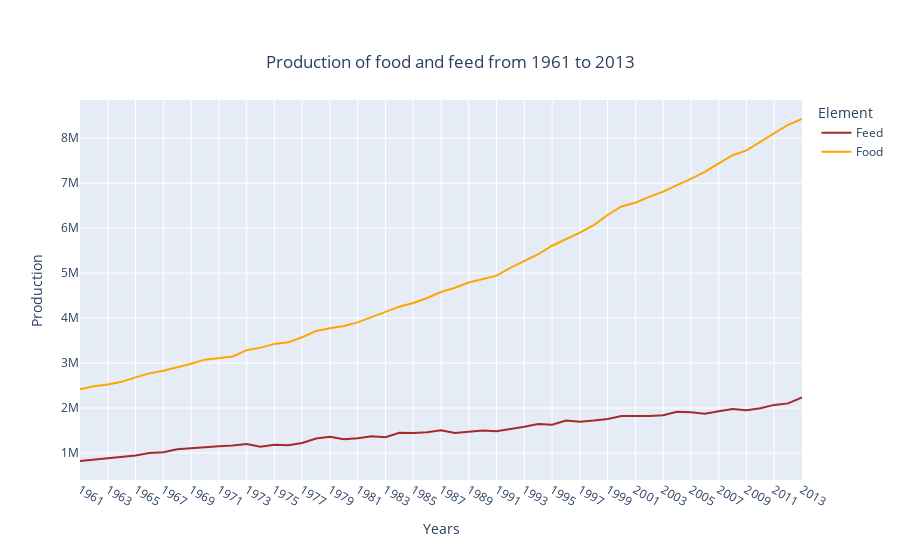

The notebook cell this image was saved under:
### Markdown cell above
Come prevedibile, gli elementi che riguardano il cibo *sono molto più presenti* di quelli che riguardano i mangimi nel dataset della produzione. 

Questo significa che nel tempo è stato prodotto molto più cibo che mangime?

### Code cell
# Raggruppo tutti gli elementi di cibi e mangimi e sommo i valori di produzione di ogni anno
food_feed_prod = df_prod.groupby(['Element', 'Years'])['Production'].sum().reset_index()

fig = px.line(
    food_feed_prod, 
    x="Years",
    y="Production", 
    color='Element',
    color_discrete_sequence=['brown', 'orange'], 
    title='Production of food and feed from 1961 to 2013')

fig.update_layout(
    title_x = 0.5,
    title_y = 0.9,
    title_xanchor='center',
    title_yanchor='top',
    showlegend= True,
    legend_itemclick=False)

fig.show()

### Figure 1 — Plotly figure (JSON) as saved in the notebook; plotly's stock layout.template omitted (floating-point values rounded to 4 significant figures)
{"data": [{"hovertemplate": "Element=Feed<br>Years=%{x}<br>Production=%{y}<extra></extra>", "legendgroup": "Feed", "line": {"color": "brown", "dash": "solid"}, "marker": {"symbol": "circle"}, "mode": "lines", "name": "Feed", "orientation": "v", "showlegend": true, "type": "scatter", "x": ["1961", "1962", "1963", "1964", "1965", "1966", "1967", "1968", "1969", "1970", "1971", "1972", "1973", "1974", "1975", "1976", "1977", "1978", "1979", "1980", "1981", "1982", "1983", "1984", "1985", "1986", "1987", "1988", "1989", "1990", "1991", "1992", "1993", "1994", "1995", "1996", "1997", "1998", "1999", "2000", "2001", "2002", "2003", "2004", "2005", "2006", "2007", "2008", "2009", "2010", "2011", "2012", "2013"], "xaxis": "x", "y": [821878, 850832, 893940, 910709, 944899, 1000799, 1018995, 1083968, 1099832, 1116801, 1147899, 1165176, 1199267, 1137438, 1182501, 1174844, 1223020, 1321305, 1360306, 1303828, 1326734, 1373979, 1351499, 1447563, 1443705, 1461746, 1507108, 1445659, 1476912, 1501382, 1486180, 1530744, 1584682, 1646052, 1627058, 1723303, 1693401, 1720461, 1754614, 1822025, 1825360, 1820007, 1841157, 1917207, 1905124, 1870875, 1929997, 1980475, 1950183, 1994668, 2069675, 2103506, 2234680], "yaxis": "y"}, {"hovertemplate": "Element=Food<br>Years=%{x}<br>Production=%{y}<extra></extra>", "legendgroup": "Food", "line": {"color": "orange", "dash": "solid"}, "marker": {"symbol": "circle"}, "mode": "lines", "name": "Food", "orientation": "v", "showlegend": true, "type": "scatter", "x": ["1961", "1962", "1963", "1964", "1965", "1966", "1967", "1968", "1969", "1970", "1971", "1972", "1973", "1974", "1975", "1976", "1977", "1978", "1979", "1980", "1981", "1982", "1983", "1984", "1985", "1986", "1987", "1988", "1989", "1990", "1991", "1992", "1993", "1994", "1995", "1996", "1997", "1998", "1999", "2000", "2001", "2002", "2003", "2004", "2005", "2006", "2007", "2008", "2009", "2010", "2011", "2012", "2013"], "xaxis": "x", "y": [2418262, 2486745, 2523607, 2582483, 2681908, 2771271, 2829363, 2900462, 2985461, 3076048, 3115527, 3148080, 3286825, 3343576, 3426389, 3461292, 3574345, 3713364, 3773918, 3823236, 3905621, 4019884, 4134977, 4254217, 4337001, 4448350, 4579419, 4676167, 4792180, 4860115, 4945444, 5118820, 5261040, 5420336, 5609653, 5752268, 5902139, 6069477, 6293789, 6481665, 6566872, 6695726, 6811852, 6959576, 7094650, 7253908, 7447121, 7621971, 7731419, 7925078, 8121899, 8299854, 8428288], "yaxis": "y"}], "layout": {"legend": {"itemclick": false, "title": {"text": "Element"}, "tracegroupgap": 0}, "showlegend": true, "title": {"text": "Production of food and feed from 1961 to 2013", "x": 0.5, "xanchor": "center", "y": 0.9, "yanchor": "top"}, "xaxis": {"anchor": "y", "domain": [0, 1], "title": {"text": "Years"}}, "yaxis": {"anchor": "x", "domain": [0, 1], "title": {"text": "Production"}}}}
